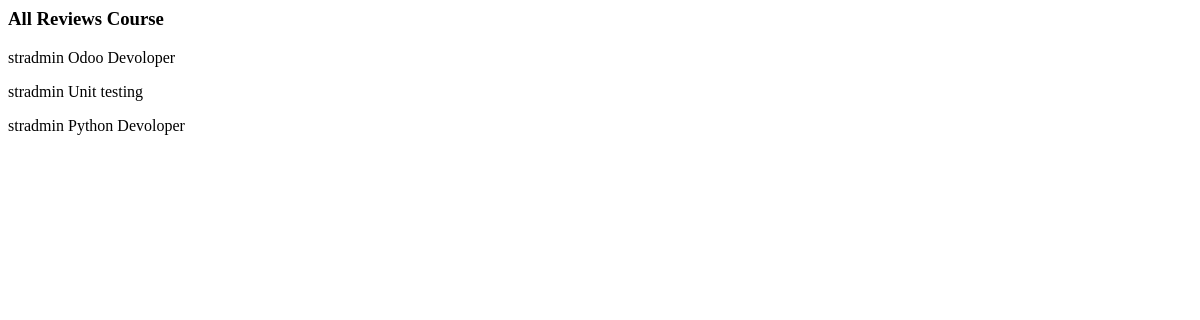
The page /reviews/ on the database as committed earlier.
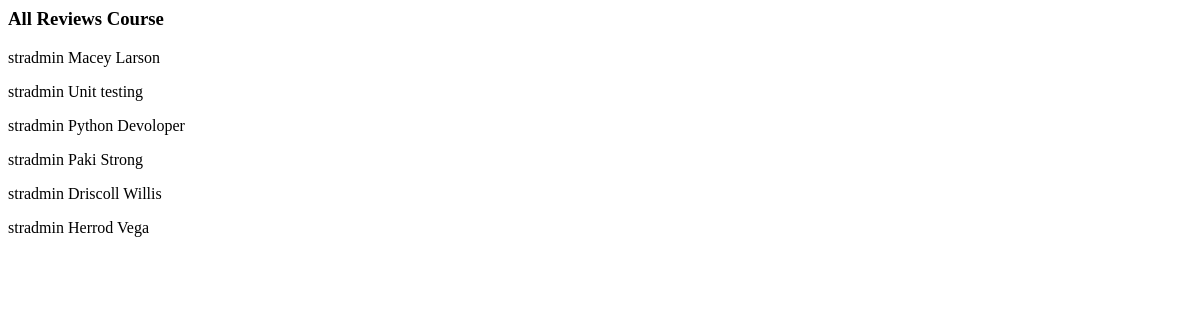
The same page on the database as committed later.
### Course/models.py (models this page shows)
class Reviews(models.Model):
    user = models.ForeignKey(User, related_name='user_review', on_delete=models.SET_NULL, null=True,blank=True)
    course = models.ForeignKey(Course, related_name='course_review', on_delete=models.CASCADE,null=True,blank=True)
    review = models.TextField(max_length=400)
    rate = models.IntegerField(null=True,blank=True)
    created_at = models.DateTimeField(default=timezone.now)
    def __str__(self):
        return f'str{self.user}  {self.course}'

class Course(models.Model):
    name= models.CharField(max_length=200,blank=True, null=True)
    subtitle= models.name = models.CharField(max_length=300,blank=True, null=True)
    discription = models.TextField(max_length= 1000)
    price = models.FloatField(max_length=10)
    categorie = models.ForeignKey(Categories , related_name="course_categorie" , on_delete=models.CASCADE,null=True)
    tags = TaggableManager()
    def __str__(self):
        return  f'{self.name}'

### Course/views.py (the view)
# urls.py: path('reviews/',course_review),
def course_review(request):
    review = Reviews.objects.all()
    return render(request,'Course/reviews_course.html',{'review':review})

### Course/templates/Course/reviews_course.html
<h3>All Reviews Course</h3>
{% for rev in  review %}
   <p>{{rev}}</p>
   {%endfor%}

Rows that differ between the two databases and show on the page:
changed through a linked row, Reviews: user+course "stradmin Odoo Devoloper" → "stradmin Macey Larson"
added Reviews: user+course "stradmin Paki Strong"
added Reviews: user+course "stradmin Driscoll Willis"
added Reviews: user+course "stradmin Herrod Vega"
